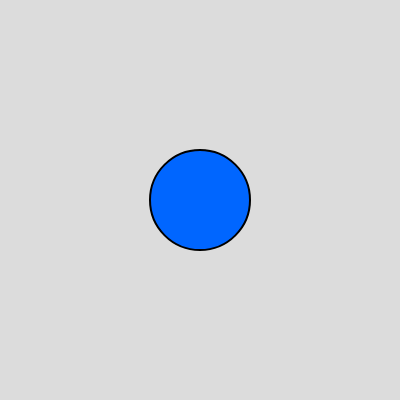
Frame 1 (no input)
Frame 60 (no input): identical to frame 1, image omitted
Frame 120 (the mouse pressed at the canvas centre since frame 60): identical to frame 1, image omitted

The p5.js sketch that drew this single still picture (run headless with seeded random() and noise() and a simulated clock; from frame 60 on, the mouse is pressed at the canvas centre):

// p5.js sketch
// ── sketch.js
function setup() {
  createCanvas(400, 400); // Create a 400x400 pixel canvas
}

function draw() {
  background(220); // Set background color to light gray

  fill(0, 102, 255); // Set fill color for the circle (blue)
  stroke(0); // Set the outline color (black)
  strokeWeight(2); // Set the thickness of the outline

  ellipse(200, 200, 100, 100); // Draw a circle at (200, 200) with a diameter of 100
}
